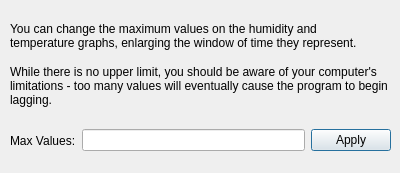
<?xml version="1.0" encoding="UTF-8"?>
<ui version="4.0">
 <class>Dialog4</class>
 <widget class="QDialog" name="Dialog4">
  <property name="geometry">
   <rect>
    <x>0</x>
    <y>0</y>
    <width>400</width>
    <height>173</height>
   </rect>
  </property>
  <property name="windowTitle">
   <string>Change Max Graph Values</string>
  </property>
  <widget class="QLabel" name="label">
   <property name="geometry">
    <rect>
     <x>10</x>
     <y>10</y>
     <width>361</width>
     <height>51</height>
    </rect>
   </property>
   <property name="text">
    <string>You can change the maximum values on the humidity and temperature graphs, enlarging the window of time they represent.</string>
   </property>
   <property name="wordWrap">
    <bool>true</bool>
   </property>
  </widget>
  <widget class="QWidget" name="horizontalLayoutWidget">
   <property name="geometry">
    <rect>
     <x>10</x>
     <y>120</y>
     <width>381</width>
     <height>41</height>
    </rect>
   </property>
   <layout class="QHBoxLayout" name="horizontalLayout">
    <item>
     <widget class="QLabel" name="label_4">
      <property name="text">
       <string>Max Values:</string>
      </property>
     </widget>
    </item>
    <item>
     <widget class="QLineEdit" name="lineEdit"/>
    </item>
    <item>
     <widget class="QPushButton" name="pushButton">
      <property name="text">
       <string>Apply</string>
      </property>
     </widget>
    </item>
   </layout>
  </widget>
  <widget class="QLabel" name="label_2">
   <property name="geometry">
    <rect>
     <x>10</x>
     <y>60</y>
     <width>381</width>
     <height>51</height>
    </rect>
   </property>
   <property name="text">
    <string>While there is no upper limit, you should be aware of your computer's limitations - too many values will eventually cause the program to begin lagging.</string>
   </property>
   <property name="wordWrap">
    <bool>true</bool>
   </property>
  </widget>
 </widget>
 <resources/>
 <connections/>
</ui>
